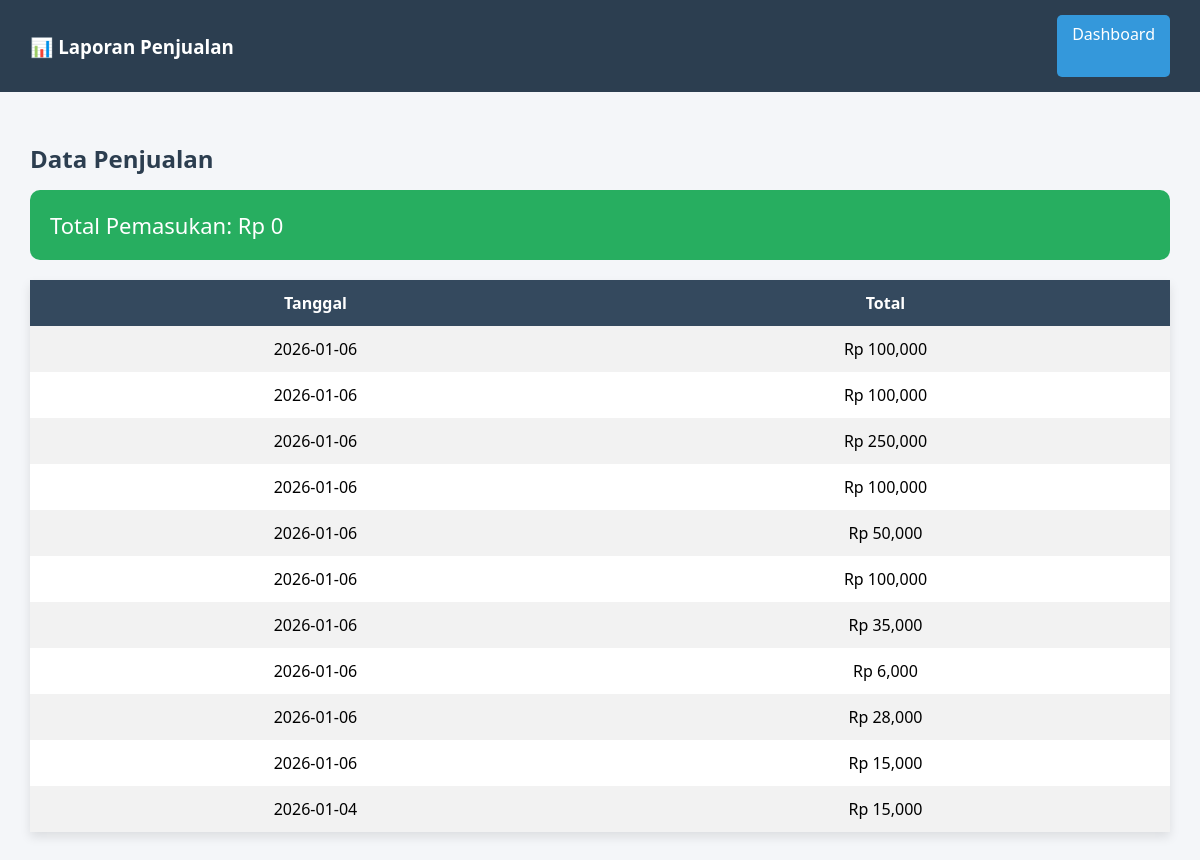
Screenshot of /laporan.php (signed in) with the database file from the repository.
### tables this page shows
CREATE TABLE `transaksi` (
  `id` int(11) NOT NULL,
  `tanggal` date DEFAULT NULL,
  `total` int(11) DEFAULT NULL
);

### laporan.php (the view, shortened to what this page needs)
<?php
$q = mysqli_query($conn, "SELECT * FROM transaksi ORDER BY tanggal DESC");
$sum = 0;
?>
<!DOCTYPE html>
<html lang="id">
<head>
</head>
<body>
<div class="navbar">
    <h3>📊 Laporan Penjualan</h3>
    <a href="dashboard.php">Dashboard</a>
</div>
<div class="container">
    <h2>Data Penjualan</h2>
    <div class="total-box">
        Total Pemasukan: Rp <?= number_format($sum) ?>
    </div>
    <table>
        <tr>
            <th>Tanggal</th>
            <th>Total</th>
        </tr>
        <?php while ($d = mysqli_fetch_array($q)) {
        ?>
        <tr>
            <td><?= $d['tanggal'] ?></td>
            <td>Rp <?= number_format($d['total']) ?></td>
        </tr>
        <?php } ?>
    </table>
</div>
</body>
</html>

### laporan.php (style rules this page uses)
body { margin: 0; background: #f4f6f9; font-family: 'Segoe UI', sans-serif; }
.navbar { background: #2c3e50; color: white; padding: 15px 30px; display: flex; justify-content: space-between; }
.navbar a { color: white; text-decoration: none; background: #3498db; padding: 8px 15px; border-radius: 5px; }
.container { padding: 30px; }
h2 { margin-bottom: 15px; color: #2c3e50; }
.total-box { background: #27ae60; color: white; padding: 20px; border-radius: 10px; margin-bottom: 20px; font-size: 22px; }
table { width: 100%; border-collapse: collapse; background: white; box-shadow: 0 5px 10px rgba(0,0,0,0.1); }
th, td { padding: 12px; text-align: center; }
th { background: #34495e; color: white; }
tr:nth-child(even) { background: #f2f2f2; }

### rows the page displays
transaksi: tanggal "2026-01-06", total "100,000"
transaksi: tanggal "2026-01-06", total "100,000"
transaksi: tanggal "2026-01-06", total "250,000"
transaksi: tanggal "2026-01-06", total "100,000"
transaksi: tanggal "2026-01-06", total "50,000"
transaksi: tanggal "2026-01-06", total "100,000"
transaksi: tanggal "2026-01-06", total "35,000"
transaksi: tanggal "2026-01-06", total "6,000"
transaksi: tanggal "2026-01-06", total "28,000"
transaksi: tanggal "2026-01-06", total "15,000"
transaksi: tanggal "2026-01-04", total "15,000"

### other values shown
$sum "0"
